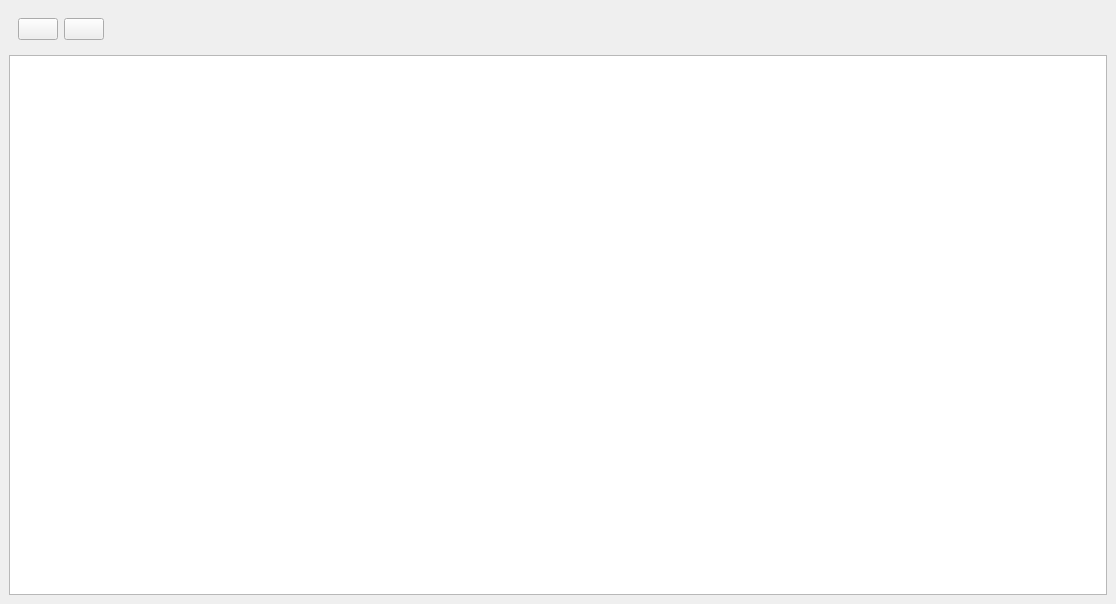
<?xml version="1.0" encoding="UTF-8"?>
<ui version="4.0">
 <class>winDataDictionary</class>
 <widget class="QMainWindow" name="winDataDictionary">
  <property name="geometry">
   <rect>
    <x>0</x>
    <y>0</y>
    <width>1116</width>
    <height>604</height>
   </rect>
  </property>
  <property name="windowTitle">
   <string>Data Dictionary</string>
  </property>
  <property name="styleSheet">
   <string notr="true">font: 57 12pt &quot;TerminessTTF Nerd Font&quot;;</string>
  </property>
  <widget class="QWidget" name="centralwidget">
   <layout class="QVBoxLayout" name="verticalLayout">
    <item alignment="Qt::AlignmentFlag::AlignLeft">
     <widget class="QWidget" name="widget" native="true">
      <property name="minimumSize">
       <size>
        <width>0</width>
        <height>0</height>
       </size>
      </property>
      <layout class="QGridLayout" name="gridLayout">
       <item row="0" column="0">
        <widget class="QPushButton" name="btnSave">
         <property name="baseSize">
          <size>
           <width>32</width>
           <height>32</height>
          </size>
         </property>
         <property name="toolTip">
          <string>Save Data Dictionary</string>
         </property>
         <property name="text">
          <string/>
         </property>
         <property name="icon">
          <iconset>
           <normalon>icons/Save.png</normalon>
          </iconset>
         </property>
         <property name="iconSize">
          <size>
           <width>36</width>
           <height>36</height>
          </size>
         </property>
        </widget>
       </item>
       <item row="0" column="1">
        <widget class="QPushButton" name="btnAddRow">
         <property name="toolTip">
          <string>Add Row</string>
         </property>
         <property name="text">
          <string/>
         </property>
         <property name="icon">
          <iconset>
           <normalon>icons/Plus.png</normalon>
          </iconset>
         </property>
         <property name="iconSize">
          <size>
           <width>36</width>
           <height>36</height>
          </size>
         </property>
        </widget>
       </item>
      </layout>
     </widget>
    </item>
    <item>
     <widget class="QTableWidget" name="dataDictionaryTable">
      <property name="alternatingRowColors">
       <bool>false</bool>
      </property>
      <property name="selectionMode">
       <enum>QAbstractItemView::SelectionMode::ExtendedSelection</enum>
      </property>
      <property name="selectionBehavior">
       <enum>QAbstractItemView::SelectionBehavior::SelectRows</enum>
      </property>
      <property name="sortingEnabled">
       <bool>true</bool>
      </property>
      <attribute name="verticalHeaderStretchLastSection">
       <bool>true</bool>
      </attribute>
     </widget>
    </item>
   </layout>
  </widget>
 </widget>
 <resources/>
 <connections/>
</ui>
